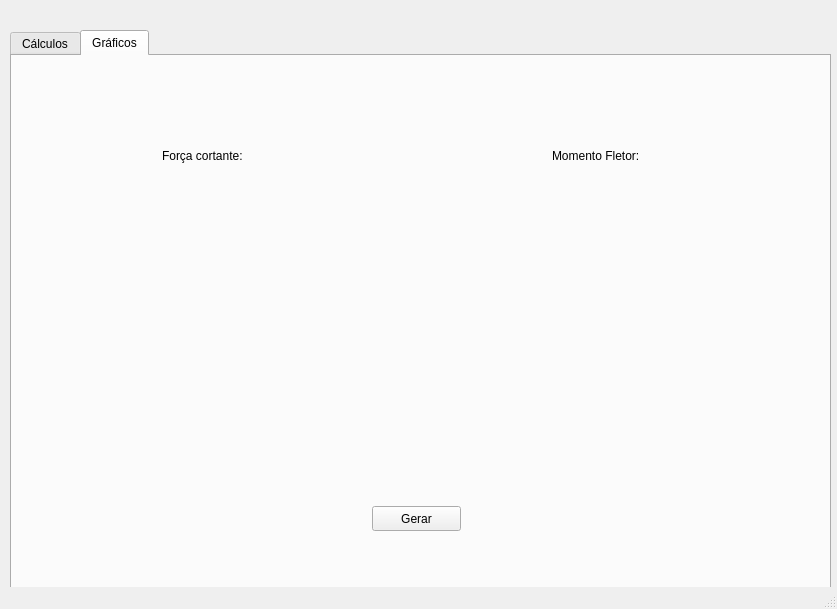
<?xml version="1.0" encoding="UTF-8"?>
<ui version="4.0">
 <class>MainWindow</class>
 <widget class="QMainWindow" name="MainWindow">
  <property name="geometry">
   <rect>
    <x>0</x>
    <y>0</y>
    <width>837</width>
    <height>609</height>
   </rect>
  </property>
  <property name="windowTitle">
   <string>A3 - Resistências dos Materiais</string>
  </property>
  <widget class="QWidget" name="centralwidget">
   <widget class="QTabWidget" name="tabCalculos">
    <property name="geometry">
     <rect>
      <x>10</x>
      <y>30</y>
      <width>821</width>
      <height>561</height>
     </rect>
    </property>
    <property name="currentIndex">
     <number>1</number>
    </property>
    <widget class="QWidget" name="tab_5">
     <attribute name="title">
      <string>Cálculos</string>
     </attribute>
     <widget class="QWidget" name="gridLayoutWidget_2">
      <property name="geometry">
       <rect>
        <x>-10</x>
        <y>310</y>
        <width>803</width>
        <height>166</height>
       </rect>
      </property>
      <layout class="QGridLayout" name="gridLayout_2">
       <item row="4" column="4">
        <widget class="QLabel" name="label_15">
         <property name="text">
          <string>Vcb (x = x2) = </string>
         </property>
        </widget>
       </item>
       <item row="2" column="7">
        <widget class="QLineEdit" name="mca1Output"/>
       </item>
       <item row="1" column="6">
        <widget class="QLabel" name="label_16">
         <property name="text">
          <string>Mca (x = 0) =</string>
         </property>
        </widget>
       </item>
       <item row="1" column="7">
        <widget class="QLineEdit" name="mca0Output"/>
       </item>
       <item row="2" column="4">
        <widget class="QLabel" name="label_10">
         <property name="text">
          <string>Vca(x = x1) = </string>
         </property>
        </widget>
       </item>
       <item row="1" column="4">
        <widget class="QLabel" name="label_8">
         <property name="text">
          <string>Vca (x = 0) = </string>
         </property>
        </widget>
       </item>
       <item row="1" column="2">
        <widget class="QLabel" name="label_5">
         <property name="text">
          <string>  Vc = </string>
         </property>
        </widget>
       </item>
       <item row="2" column="0">
        <widget class="QLabel" name="label_3">
         <property name="text">
          <string>     Vb = </string>
         </property>
        </widget>
       </item>
       <item row="1" column="1">
        <widget class="QLineEdit" name="vaInput"/>
       </item>
       <item row="3" column="1">
        <widget class="QLineEdit" name="x1Input"/>
       </item>
       <item row="1" column="5">
        <widget class="QLineEdit" name="vca0Output"/>
       </item>
       <item row="0" column="5">
        <widget class="QLabel" name="label_7">
         <property name="text">
          <string>Força Cortante:</string>
         </property>
        </widget>
       </item>
       <item row="3" column="4">
        <widget class="QLabel" name="label_14">
         <property name="text">
          <string>Vcb (x = 0) = </string>
         </property>
        </widget>
       </item>
       <item row="3" column="0">
        <widget class="QLabel" name="label_4">
         <property name="text">
          <string>     x1 = </string>
         </property>
        </widget>
       </item>
       <item row="4" column="7">
        <widget class="QLineEdit" name="mcb1Output"/>
       </item>
       <item row="3" column="7">
        <widget class="QLineEdit" name="mcb0Output"/>
       </item>
       <item row="4" column="0">
        <widget class="QLabel" name="label_6">
         <property name="text">
          <string>    x2 = </string>
         </property>
        </widget>
       </item>
       <item row="4" column="6">
        <widget class="QLabel" name="label_19">
         <property name="text">
          <string>Mcb (x = x2) =</string>
         </property>
        </widget>
       </item>
       <item row="0" column="3">
        <widget class="QLabel" name="label_12">
         <property name="text">
          <string>Reações de apoio:</string>
         </property>
        </widget>
       </item>
       <item row="2" column="5">
        <widget class="QLineEdit" name="vca1Output"/>
       </item>
       <item row="2" column="6">
        <widget class="QLabel" name="label_17">
         <property name="text">
          <string>Mca (x = x1) =</string>
         </property>
        </widget>
       </item>
       <item row="4" column="1">
        <widget class="QLineEdit" name="x2Input"/>
       </item>
       <item row="3" column="5">
        <widget class="QLineEdit" name="vcb0Output"/>
       </item>
       <item row="0" column="1">
        <widget class="QLabel" name="label_13">
         <property name="text">
          <string>Insira os valores:</string>
         </property>
        </widget>
       </item>
       <item row="4" column="5">
        <widget class="QLineEdit" name="vcb1Output"/>
       </item>
       <item row="3" column="6">
        <widget class="QLabel" name="label_18">
         <property name="text">
          <string>Mcb (x = 0) =</string>
         </property>
        </widget>
       </item>
       <item row="1" column="0">
        <widget class="QLabel" name="label_2">
         <property name="text">
          <string>     Va = </string>
         </property>
        </widget>
       </item>
       <item row="1" column="3">
        <widget class="QLineEdit" name="vcOutput"/>
       </item>
       <item row="2" column="1">
        <widget class="QLineEdit" name="vbInput"/>
       </item>
       <item row="0" column="7">
        <widget class="QLabel" name="label_21">
         <property name="text">
          <string>Momento Fletor:</string>
         </property>
        </widget>
       </item>
       <item row="2" column="3">
        <widget class="QLabel" name="label_9">
         <property name="text">
          <string>  Tensão normal:</string>
         </property>
        </widget>
       </item>
       <item row="3" column="2">
        <widget class="QLabel" name="label_11">
         <property name="text">
          <string>  Tn = </string>
         </property>
        </widget>
       </item>
       <item row="3" column="3">
        <widget class="QLineEdit" name="tnOutput"/>
       </item>
      </layout>
     </widget>
     <widget class="QPushButton" name="btnCalcular">
      <property name="geometry">
       <rect>
        <x>330</x>
        <y>490</y>
        <width>89</width>
        <height>25</height>
       </rect>
      </property>
      <property name="text">
       <string>Calcular</string>
      </property>
     </widget>
     <widget class="QLabel" name="label">
      <property name="geometry">
       <rect>
        <x>90</x>
        <y>0</y>
        <width>571</width>
        <height>301</height>
       </rect>
      </property>
      <property name="styleSheet">
       <string notr="true">background-image: url(:/newPrefix/download.png);
background-image: url(:/newPrefix/guindaste.png);</string>
      </property>
      <property name="text">
       <string/>
      </property>
     </widget>
    </widget>
    <widget class="QWidget" name="tab_6">
     <attribute name="title">
      <string>Gráficos</string>
     </attribute>
     <widget class="QLabel" name="label_20">
      <property name="geometry">
       <rect>
        <x>150</x>
        <y>80</y>
        <width>116</width>
        <height>40</height>
       </rect>
      </property>
      <property name="text">
       <string>Força cortante:</string>
      </property>
     </widget>
     <widget class="QPushButton" name="btnGerarGrafico">
      <property name="geometry">
       <rect>
        <x>360</x>
        <y>450</y>
        <width>89</width>
        <height>25</height>
       </rect>
      </property>
      <property name="text">
       <string>Gerar</string>
      </property>
     </widget>
     <widget class="QWidget" name="verticalLayoutWidget">
      <property name="geometry">
       <rect>
        <x>30</x>
        <y>120</y>
        <width>351</width>
        <height>291</height>
       </rect>
      </property>
      <layout class="QVBoxLayout" name="fcGrafico"/>
     </widget>
     <widget class="QWidget" name="verticalLayoutWidget_2">
      <property name="geometry">
       <rect>
        <x>430</x>
        <y>120</y>
        <width>351</width>
        <height>291</height>
       </rect>
      </property>
      <layout class="QVBoxLayout" name="mfGrafico"/>
     </widget>
     <widget class="QLabel" name="label_22">
      <property name="geometry">
       <rect>
        <x>540</x>
        <y>80</y>
        <width>116</width>
        <height>40</height>
       </rect>
      </property>
      <property name="text">
       <string>Momento Fletor:</string>
      </property>
     </widget>
    </widget>
   </widget>
  </widget>
  <widget class="QStatusBar" name="statusbar"/>
 </widget>
 <resources>
  <include location="../../Downloads/test.qrc"/>
 </resources>
 <connections/>
</ui>
